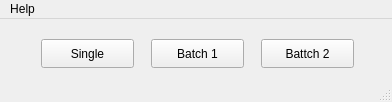
<?xml version="1.0" encoding="UTF-8"?>
<ui version="4.0">
 <class>MainWindow</class>
 <widget class="QMainWindow" name="MainWindow">
  <property name="geometry">
   <rect>
    <x>0</x>
    <y>0</y>
    <width>392</width>
    <height>102</height>
   </rect>
  </property>
  <property name="windowTitle">
   <string>MainWindow</string>
  </property>
  <widget class="QWidget" name="centralwidget">
   <widget class="QPushButton" name="pushButton">
    <property name="geometry">
     <rect>
      <x>41</x>
      <y>20</y>
      <width>93</width>
      <height>29</height>
     </rect>
    </property>
    <property name="text">
     <string>Single</string>
    </property>
   </widget>
   <widget class="QPushButton" name="pushButton_2">
    <property name="geometry">
     <rect>
      <x>151</x>
      <y>20</y>
      <width>93</width>
      <height>29</height>
     </rect>
    </property>
    <property name="text">
     <string>Batch 1</string>
    </property>
   </widget>
   <widget class="QPushButton" name="pushButton_3">
    <property name="geometry">
     <rect>
      <x>261</x>
      <y>20</y>
      <width>93</width>
      <height>29</height>
     </rect>
    </property>
    <property name="text">
     <string>Battch 2</string>
    </property>
   </widget>
  </widget>
  <widget class="QStatusBar" name="statusbar"/>
  <widget class="QMenuBar" name="menuBar">
   <property name="geometry">
    <rect>
     <x>0</x>
     <y>0</y>
     <width>392</width>
     <height>26</height>
    </rect>
   </property>
   <widget class="QMenu" name="Help">
    <property name="title">
     <string>Help</string>
    </property>
    <addaction name="separator"/>
    <addaction name="About"/>
    <addaction name="Exit"/>
   </widget>
   <addaction name="Help"/>
  </widget>
  <action name="About">
   <property name="text">
    <string>About</string>
   </property>
  </action>
  <action name="Exit">
   <property name="text">
    <string>Exit</string>
   </property>
  </action>
 </widget>
 <resources/>
 <connections/>
</ui>
